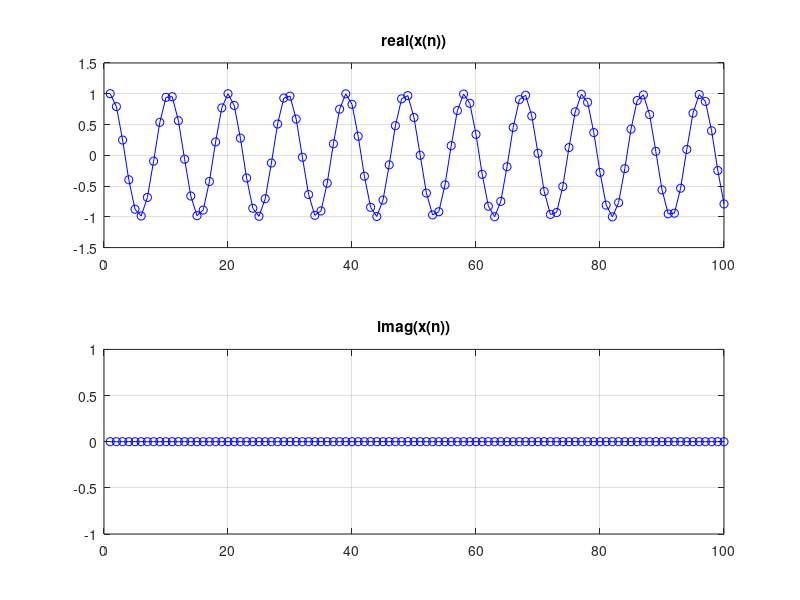
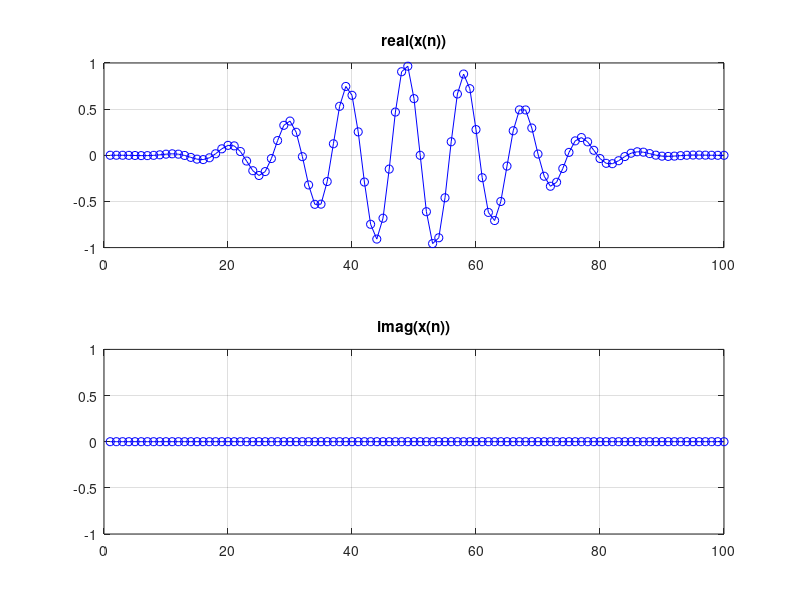
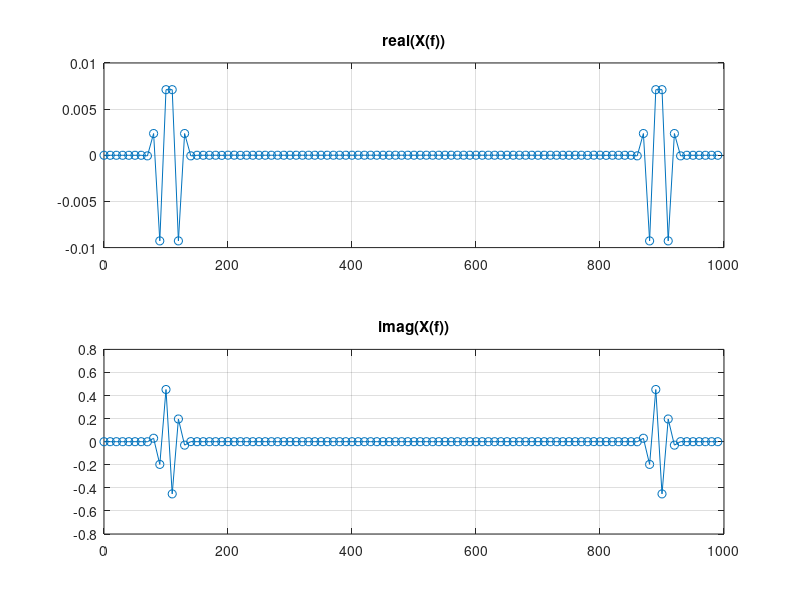
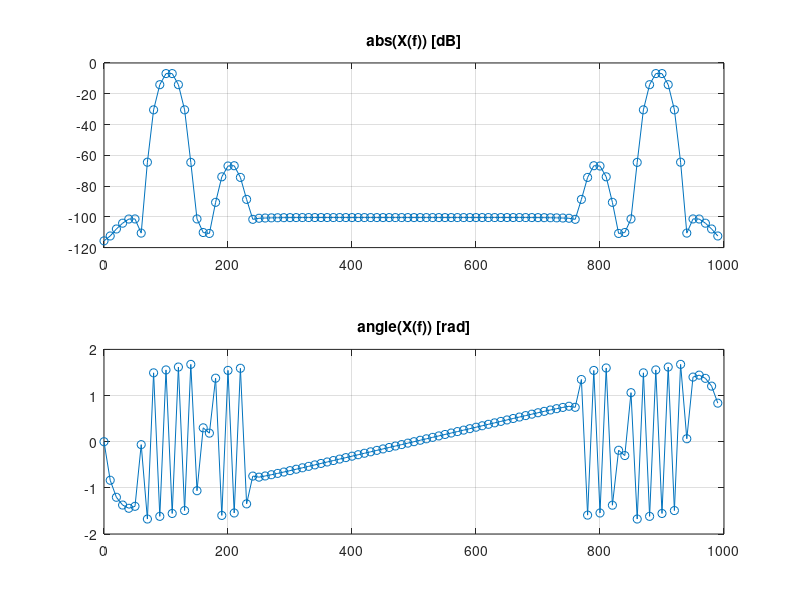

The MATLAB script that drew these images, in order:
% cps_04_dft.m

clear all; close all
% Macierze transformacji DFT
N = 100;                    % wymiar macierzy
k = (0:N-1); n=(0:N-1);     % wiersze=funkcje/sygnaly bazowe, kolumny=probki
A = exp(-j*2*pi/N*k'*n);    % macierz analizy DFT, z innym skalowaniem niz poprzednio
S = A';                     % macierz syntezy DFT: sprzezenie + transpozycja
% S = exp(j*2*pi/N*n'*k); A = S';  % z lab. o transformatach ortogonalnych
% diag(S*A), pause          % sprawdzenie ortogonalnosci macierzy, N na przekanej

% Signal
fs=1000; dt=1/fs; t=dt*(0:N-1).';  % skalowanie osi czasu, czas pionowo!
T=N*dt; f0=1/T; fk = f0*(0:N-1);   % fskalowanie osi czestotliwosci
x1 = 1*cos(2*pi*(10.5*f0)*t);        % sygnal 1
x2 = 1*cos(2*pi*(10.5*f0)*t);      % sygnal 2 
x3 = 0.001*cos(2*pi*(20.5*f0)*t);    % sygnal 3
x = x1 + x3;                            % wybor: x1, x2, x3, x1+x2, x2+x3

figure;                            % wynik
subplot(211); plot(real(x),'bo-'); title('real(x(n))'); grid;
subplot(212); plot(imag(x),'bo-'); title('imag(x(n))'); grid;

% Funkcja "okna"
w1 = boxcar(N);                    % okno prostokatne, N - dlugosc
w2 = chebwin(N,100);               % okno Czebyszewa, liczba - poziom listkow bocznych
w = w2; scale = 1/sum(w);          % wybor: w1, w2 albo inne, dodane okno

% Windowing
x = x.*w;                          % "okienkowanie" sygnalu

figure;                            % wynik
subplot(211); plot(real(x),'bo-'); title('real(x(n))'); grid;
subplot(212); plot(imag(x),'bo-'); title('imag(x(n))'); grid;

% DFT of the signal
X1 = A*x;                          % nasz kod DFT
X2 = fft(x);                       % funkcja Matlaba DFT (Fast Fourier Transform)
error1 = max(abs(X1-X2)),          % blad wzgledem Matlaba, powinno byc prawie zero
X = X2;                            % wybor: X1 albo X2

% Interpretacja widma DFT, skalowanie
X = scale*X;                       % skalowanie amplitudy
figure;
subplot(211); plot(fk,real(X),'o-'); title('real(X(f))'); grid;
subplot(212); plot(fk,imag(X),'o-'); title('imag(X(f))'); grid;
figure;
subplot(211); plot(fk,20*log10(abs(X)),'o-'); title('abs(X(f)) [dB]'); grid;
subplot(212); plot(fk,angle(X),'o-'); title('angle(X(f)) [rad]'); grid;

% Modyfikacja widma DFT - przyklad
% X(1+10)=0; X(N-10+1)=0;          % usuniecie sygnalu x1 o czestotliwosci 10*f0

% Odwrotne DFT - synteza sygnalu na podstawie jego widma
y = S*X;                           % synteza sygnalu
error2 = max(abs(x-y)),            % blad odtworzenia sygnalu
figure;                            % wynik
subplot(211); plot(real(y),'bo-'); title('real(y(n))'); grid;
subplot(212); plot(imag(y),'bo-'); title('imag(y(n))'); grid;
